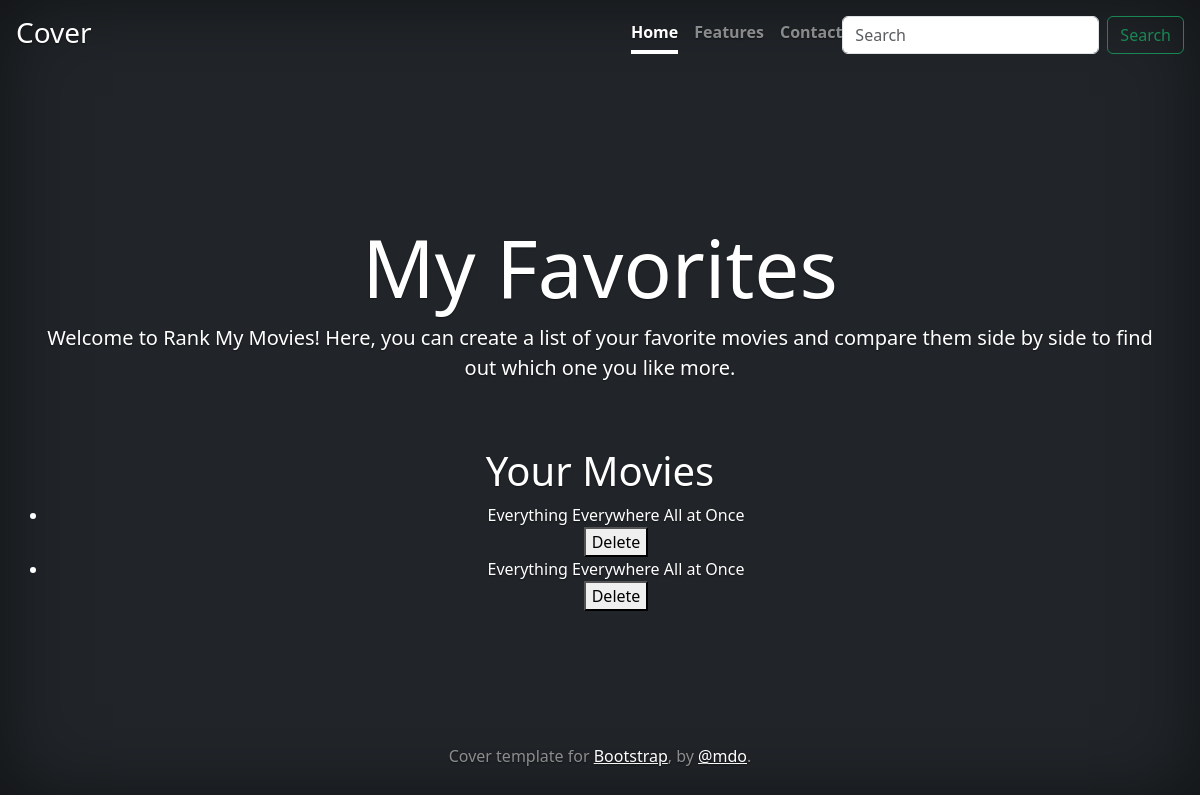
Before: /favorites/ (signed in) with the older database file.
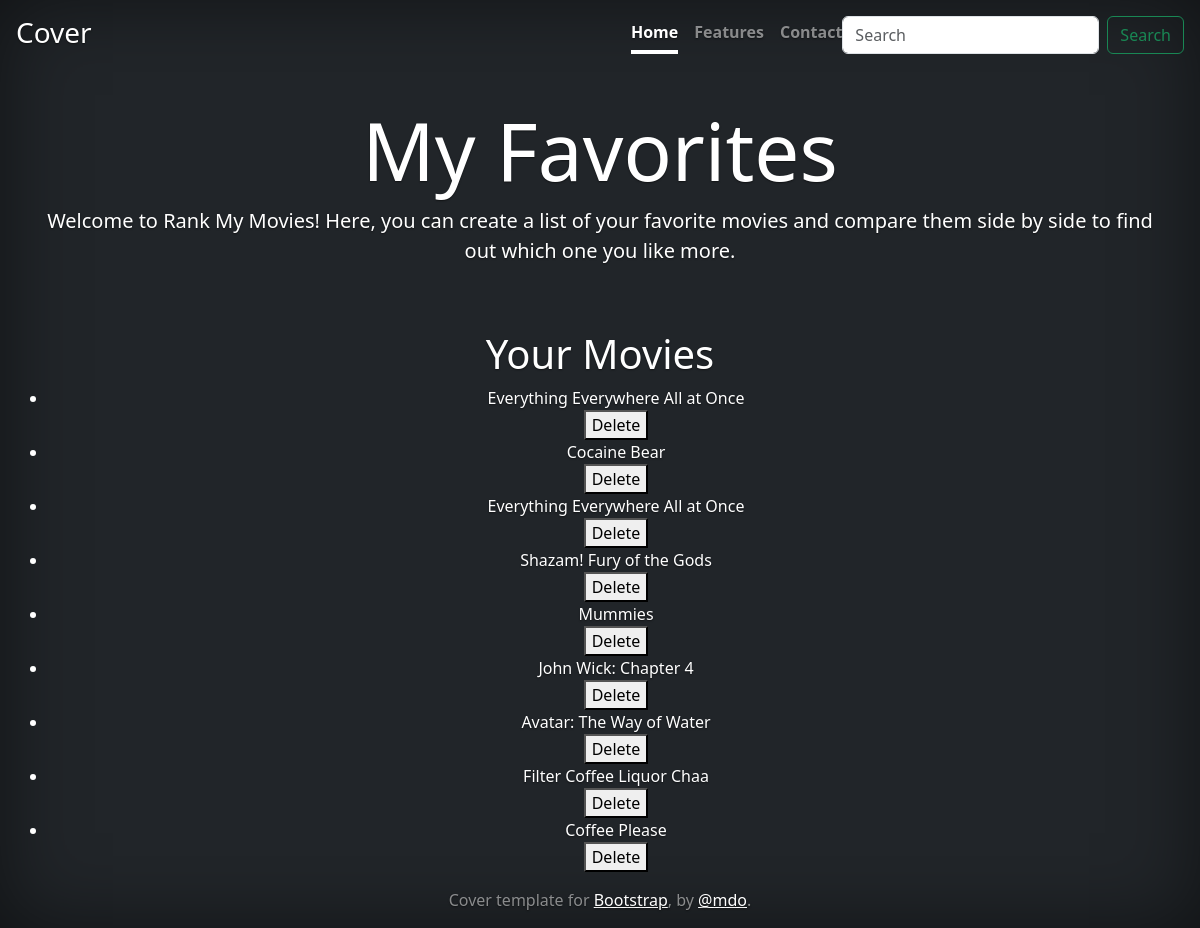
After: the same page with the newer database file.
### home/models.py (models this page shows, shortened)
class Movie(models.Model):
    title=models.CharField(max_length=255)
    overview=models.TextField()
    poster_path=models.CharField(max_length=255)
    user = models.ForeignKey(User, on_delete=models.CASCADE, default=1)

### home/views.py (the view)
# urls.py: path('favorites/', views.Favorites, name='favorites'),
@login_required
def Favorites(request):
    movies = Movie.objects.filter(user=request.user)
    context = {
        'movies': movies
    }
    return render(request, 'favorites.html', context)

### home/templates/favorites.html (shortened to what this page needs)
<!doctype html>
<html lang="en" class="h-100" data-bs-theme="auto">
    {% load static %}
<link href="{% static 'home/bootstrap.min.css' %}" rel="stylesheet">
    <link href="{% static 'home/cover.css' %}" rel="stylesheet">
  </head>
  <body class="d-flex h-100 text-center text-bg-dark">
<div class="cover-container d-flex w-100 h-100 p-3 mx-auto flex-column">
  {% include 'navbar.html' %}
  <main class="px-3 mb-5 mt-5">
    <h1 class="display-1">My Favorites</h1>
    <p class="lead">Welcome to Rank My Movies! Here, you can create a list of your favorite movies and compare them side by side to find out which one you like more.</p>
  </main>
  {% block content %}
  <h1>Your Movies</h1>
  <ul>
    {% for movie in movies %}
    <li>{{ movie.title }}
      <form method="POST" action="{% url 'delete_movie' movie.pk %}">
        <button type="submit">Delete</button>
      </form>
    </li>
  {% endfor %}
  </ul>
{% endblock %}
  <footer class="mt-auto text-white-50">
    <p>Cover template for <a href="https://getbootstrap.com/" class="text-white">Bootstrap</a>, by <a href="https://twitter.com/mdo" class="text-white">@mdo</a>.</p>
  </footer>
  </body>
</html>

### home/templates/navbar.html
    <header class="mb-auto">
        <div>
        <h3 class="float-md-start mb-0">Cover</h3>
        <nav class="nav nav-masthead justify-content-center float-md-end">
            <a class="nav-link fw-bold py-1 px-0 active" aria-current="page" href="#">Home</a>
            <a class="nav-link fw-bold py-1 px-0" href="#">Features</a>
            <a class="nav-link fw-bold py-1 px-0" href="#">Contact</a>
            {% include 'search.html' %}
        </nav>
        </div>
    </header>

### home/templates/search.html (shortened to what this page needs)
<form class="d-flex" method="POST" action="{% url 'search_results' %}">
    <input class="form-control me-2" type="search" placeholder="Search" aria-label="Search" name="search_query">
    <button class="btn btn-outline-success" type="submit">Search</button>
</form>

### home/static/home/cover.css (style rules this page uses)
body { text-shadow: 0 .05rem .1rem rgba(0, 0, 0, .5); box-shadow: inset 0 0 5rem rgba(0, 0, 0, .5); }
.cover-container { max-width: 100em; }
.nav-masthead .nav-link { color: rgba(255, 255, 255, .5); border-bottom: .25rem solid transparent; }
.nav-masthead .nav-link + .nav-link { margin-left: 1rem; }
.nav-masthead .active { color: #fff; border-bottom-color: #fff; }

Changed rows visible on the page:
added Movie: title "Cocaine Bear"
added Movie: title "Shazam! Fury of the Gods"
added Movie: title "Mummies"
added Movie: title "John Wick: Chapter 4"
added Movie: title "Avatar: The Way of Water"
added Movie: title "Filter Coffee Liquor Chaa"
added Movie: title "Coffee Please"
